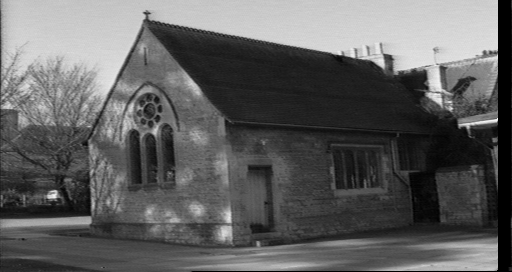
%> input picture HW3/prob3/chapel00.png, 512 x 272 px
$ octave runThis.m   (GNU Octave 9; MATLAB toolbox functions it lacks are replaced by stand-ins)
%> lines starting %> are read from the running program, lines starting %| are printed output that depends on the picture
### HW3/prob3/eightPointAlgorithm.m
function [F] = eightPointAlgorithm(X,X_prime,T,T_prime,index)
    %normalize image coordinates
    x = T*X;
    x_prime = T_prime*X_prime;

    u = x(1,index);
    v = x(2,index);
    u_prime = x_prime(1,index);
    v_prime = x_prime(2,index);

    % construct A matrix
    A = zeros(8,9);
    for i = 1:8
       A(i,:) = [u(i)*u_prime(i), u(i)*v_prime(i), u(i), v(i)*u_prime(i), v(i)*v_prime(i), v(i),u_prime(i),v_prime(i),1];
    end

    % 8 point algorithm
    % solve f from Af = 0
    [~,~,V] = svd(A);
    f = V(:,end);
    F = reshape(f,[3 3])';

    % Resolve det(F)=0 constraint
    [U,S,V] = svd(F);
    S(3,3) = 0;
    F = U*S*V';

    %De-normalize
    F = T'*F*T_prime;

    %unit length
    F = F/(sqrt(sum(sum(F.^2))));

end

### HW3/prob3/runThis.m
%% ECE 549 HW3
%% fwu11
%% Question 3 Epipolar Geometry
clear all
close all
load('prob3.mat');
im1 = im2double(imread('chapel00.png'));
%> im1: size 272x512 double; min 0, max 0.961, mean 0.377
im2 = im2double(imread('chapel01.png'));
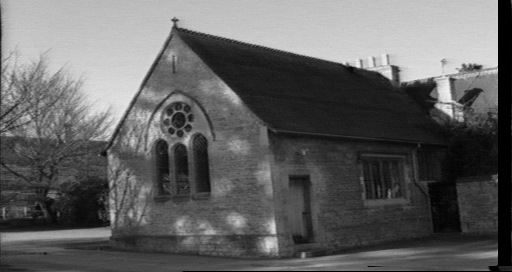
%> input picture HW3/prob3/chapel01.png, 512 x 272 px
%> im2: size 272x512 double; min 0, max 0.945, mean 0.384
threshold = 1;
len = size(matches,1);
iteration = 10000;
count_best = 0;

% x = [u v 1]
% all matched points
X = ones(3,len);
X_prime = ones(3,len);
X(1,:) = c1(matches(:,1))';
X(2,:) = r1(matches(:,1))';
X_prime(1,:) = c2(matches(:,2))';
X_prime(2,:) = r2(matches(:,2))';

std_u = std(X(1,:));
std_v = std(X(2,:));
std_prime_u = std(X_prime(1,:));
std_prime_v = std(X_prime(2,:));

% construct normalization matrix
T =[1/std_u 0 0;0 1/std_v 0;0 0 1]*[1 0 -mean(X(1,:));0 1 -mean(X(2,:)); 0 0 1];
T_prime =[1/std_prime_u 0 0;0 1/std_prime_v 0;0 0 1]*[1 0 -mean(X_prime(1,:));0 1 -mean(X_prime(2,:)); 0 0 1];

for iter = 1:iteration
    % RANSAC sample 8 points
    index = randsample(len,8)';
    F = eightPointAlgorithm(X,X_prime,T,T_prime,index);

    % epipolar lines in the first image for all 252 matched pointes
    L = F*X_prime;
    distance = abs(dot(X,L))./sqrt(L(1,:).^2  + L(2,:).^2);
    % count the inliers
    inlier = abs(distance) < threshold;
    count = sum(inlier);
    if count > count_best
        F_best = F;
        inlier_best = find(abs(distance) < threshold);
        outlier_best = find(abs(distance)>= threshold);
        count_best = count;
    end
end

% plot outliers
u_outlier = X(1,outlier_best);
v_outlier = X(2,outlier_best);
figure,imshow(im1),hold on;
plot(u_outlier,v_outlier,'g.','linewidth',4),hold off;
title('Outliers');
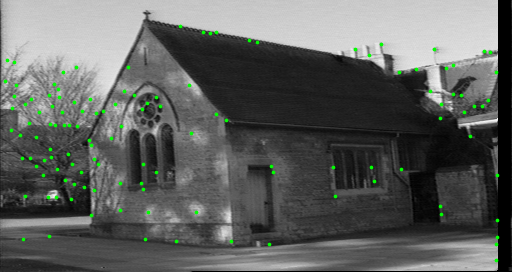
%> figure redrawn from the program's plot data; its title reads 'Outliers'

% polt epipolar lines of 7 matching points
x_match1 = matches(:, 1)';
x_match2 = matches(:, 2)';
samples = inlier_best(randsample(length(inlier_best), 7));
im1_x = c1(x_match1(samples));
im1_y = r1(x_match1(samples));
im2_x = c2(x_match2(samples));
im2_y = r2(x_match2(samples));

figure;imshow(im1); hold on; title('points in im1');
plot(im1_x, im1_y, 'r+', 'linewidth', 2);
for i = 1:7
    epipolar1 = F_best*[im2_x(i);im2_y(i);1];
    x = 1:size(im1,2);
    plot(x, (-epipolar1(3)- epipolar1(1).*x)/epipolar1(2), 'g');
end
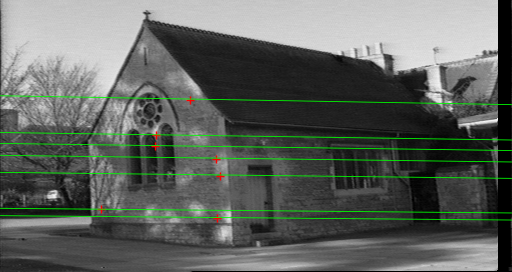
%> figure redrawn from the program's plot data; its title reads 'points in im1'
hold off

figure;imshow(im2); hold on; title('points in im2');
plot(im2_x, im2_y, 'r+', 'linewidth', 2);
for i = 1:7
    epipolar2 = F_best'*[im1_x(i);im1_y(i);1];
    x = 1:size(im2,2);
    plot(x, (-epipolar2(3)- epipolar2(1).*x)/epipolar2(2), 'g');
end
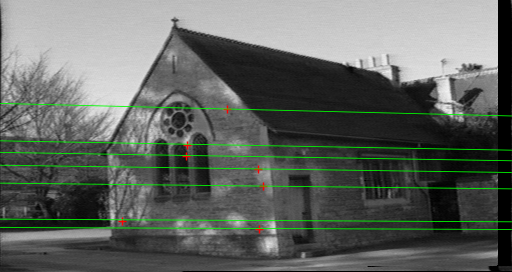
%> figure redrawn from the program's plot data; its title reads 'points in im2'
hold off
